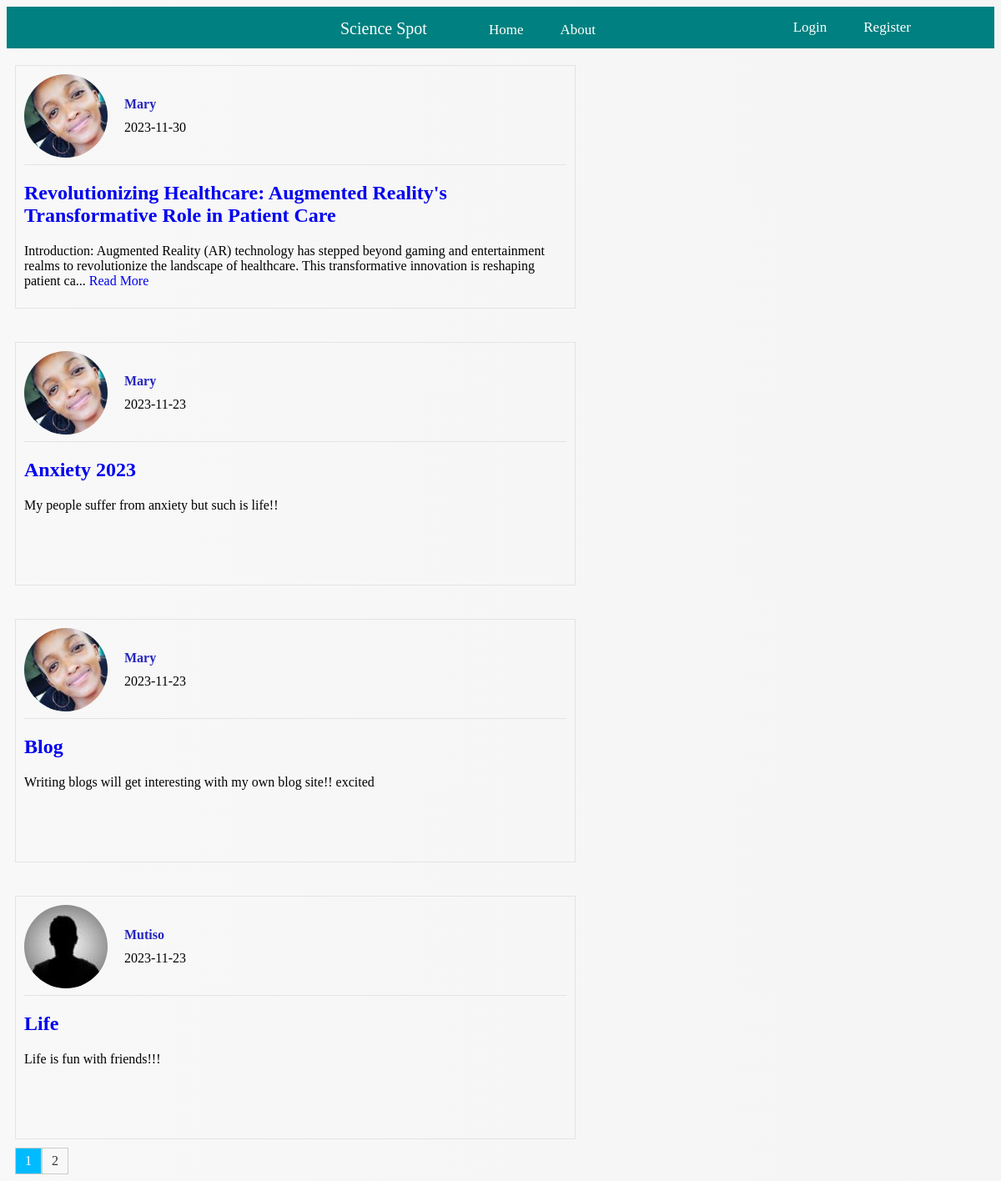
Page /home on the earlier database version.
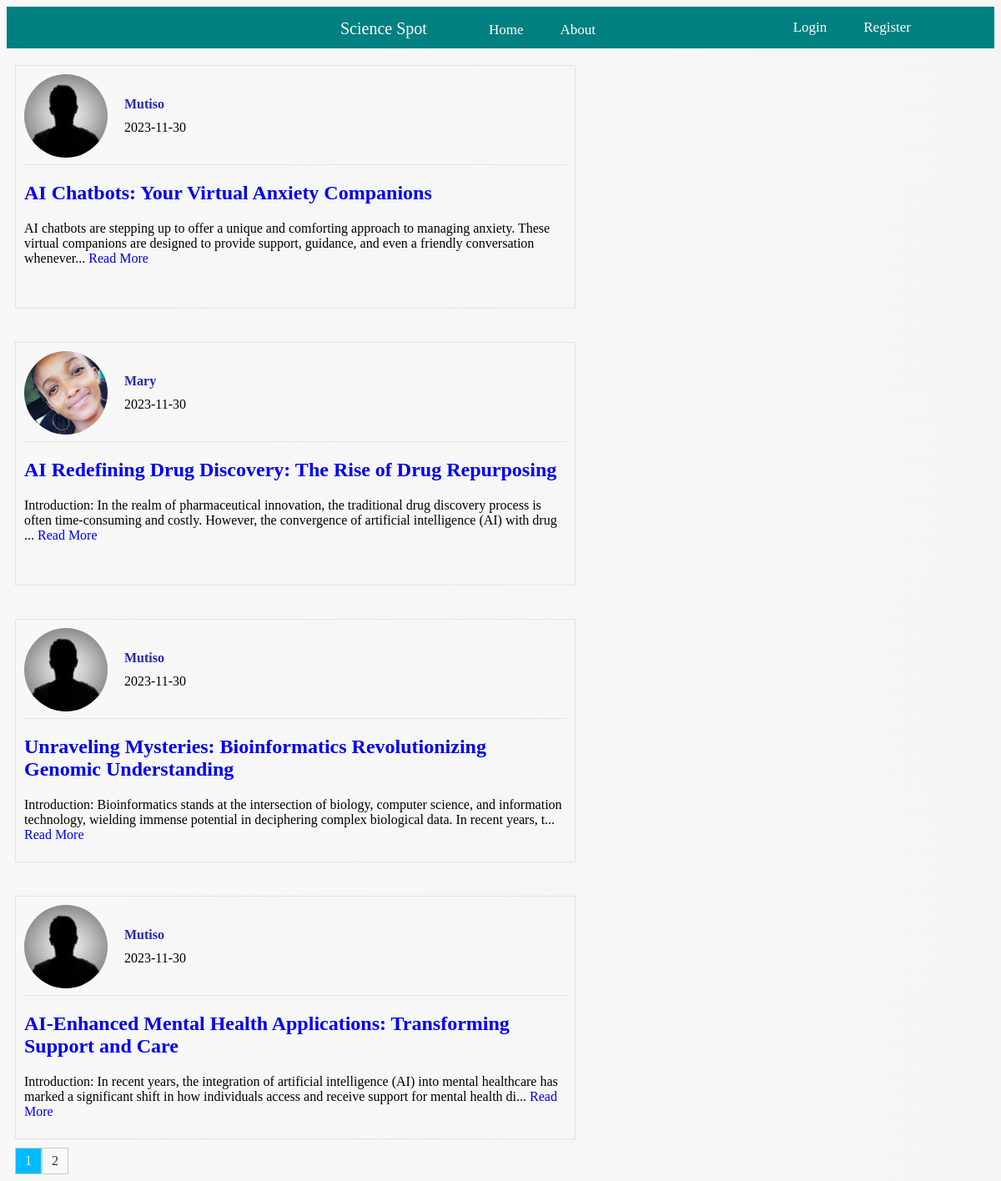
Same page on the later database version.
### flaskblog/models.py (models this page shows, shortened)
class Post(db.Model):
    id = db.Column(db.Integer, primary_key=True)
    title = db.Column(db.String(100), nullable=False)
    date_posted = db.Column(db.DateTime, nullable=False, default=datetime.utcnow)
    content = db.Column(db.Text, nullable=False)
    user_id = db.Column(db.Integer, db.ForeignKey('user.id'), nullable=False)
    """How ro represent our post model"""

class User(db.Model, UserMixin):
    id = db.Column(db.Integer, primary_key=True)
    username = db.Column(db.String(20), unique=True, nullable=False)
    email = db.Column(db.String(120), unique=True, nullable=False)
    image_file = db.Column(db.String(20), nullable=False, default='default.jpg')
    password = db.Column(db.String(60), nullable=False)
    posts = db.relationship('Post', backref='author', lazy=True)
    """How ro represent our user model"""

### flaskblog/routes.py (the view)
@app.route("/")
@app.route("/home")
def home():
    page = request.args.get('page', 1, type=int)
    posts = Post.query.order_by(Post.date_posted.desc()).paginate(page=page, per_page=4)
    return render_template('home.html', posts=posts)

### flaskblog/templates/home.html
{% extends 'layout.html' %} {% block content %}
<div class="homediv-container">
  {% for post in posts.items %}
    <div class="homediv">
      <div class="homedivdetails">
        <img class="accountimageclass" src="{{ url_for('static', filename='images/' + post.author.image_file) }}" />
        <div class="user-details">
          <a href="{{ url_for('user_posts', username=post.author.username) }}">{{ post.author.username }}</a>
          {{ post.date_posted.strftime('%Y-%m-%d') }}
        </div>
      </div>
      <hr class="custom-hr">
      <div>
        <p><h2><a href="{{ url_for('post', post_id=post.id) }}">{{ post.title }}</a></h2></p>
        <p>{{ post.content[:200] }}{% if post.content|length > 200 %}... <a href="{{ url_for('post', post_id=post.id) }}">Read More</a>{% endif %}</p>
      </div>
    </div>
  {% endfor %}
</div>
<div class="pagination">
  {% for page_num in posts.iter_pages(left_edge=1, right_edge=1, left_current=1, right_current=2) %}
    {% if page_num %}
      {% if posts.page == page_num %}
        <a href="{{ url_for('home', page=page_num) }}" class="current-page">{{ page_num }}</a>
      {% else %}
        <a href="{{ url_for('home', page=page_num) }}">{{ page_num }}</a>
      {% endif %}
    {% else %}
      <span class="ellipsis">...</span>
    {% endif %}
  {% endfor %}
</div>
{% endblock content %}

Differences in the rows shown:
no longer on this page (row unchanged): Post: image_file (picture), author.username "Mary", date_posted "2023-11-30", title "Revolutionizing Healthcare: Augmented Reality's Transformative Role in Patient Care", content "Introduction: Augmented Reality (AR) technology has stepped beyond gaming and entertainment realms to revolutionize the landscape of healthcare. This transformative innovation is reshaping patient ca"
removed Post: image_file (picture), author.username "Mary", date_posted "2023-11-23", title "Anxiety 2023", content "My people suffer from anxiety but such is life!!"
removed Post: image_file (picture), author.username "Mary", date_posted "2023-11-23", title "Blog", content "Writing blogs will get interesting with my own blog site!! excited"
removed Post: image_file (picture), author.username "Mutiso", date_posted "2023-11-23", title "Life", content "Life is fun with friends!!!"
added Post: image_file (picture), author.username "Mutiso", date_posted "2023-11-30", title "AI Chatbots: Your Virtual Anxiety Companions", content "AI chatbots are stepping up to offer a unique and comforting approach to managing anxiety. These virtual companions are designed to provide support, guidance, and even a friendly conversation whenever"
added Post: image_file (picture), author.username "Mary", date_posted "2023-11-30", title "AI Redefining Drug Discovery: The Rise of Drug Repurposing", content "Introduction: In the realm of pharmaceutical innovation, the traditional drug discovery process is often time-consuming and costly. However, the convergence of artificial intelligence (AI) with drug"
added Post: image_file (picture), author.username "Mutiso", date_posted "2023-11-30", title "Unraveling Mysteries: Bioinformatics Revolutionizing Genomic Understanding", content "Introduction: Bioinformatics stands at the intersection of biology, computer science, and information technology, wielding immense potential in deciphering complex biological data. In recent years, t"
added Post: image_file (picture), author.username "Mutiso", date_posted "2023-11-30", title "AI-Enhanced Mental Health Applications: Transforming Support and Care", content "Introduction: In recent years, the integration of artificial intelligence (AI) into mental healthcare has marked a significant shift in how individuals access and receive support for mental health di"
